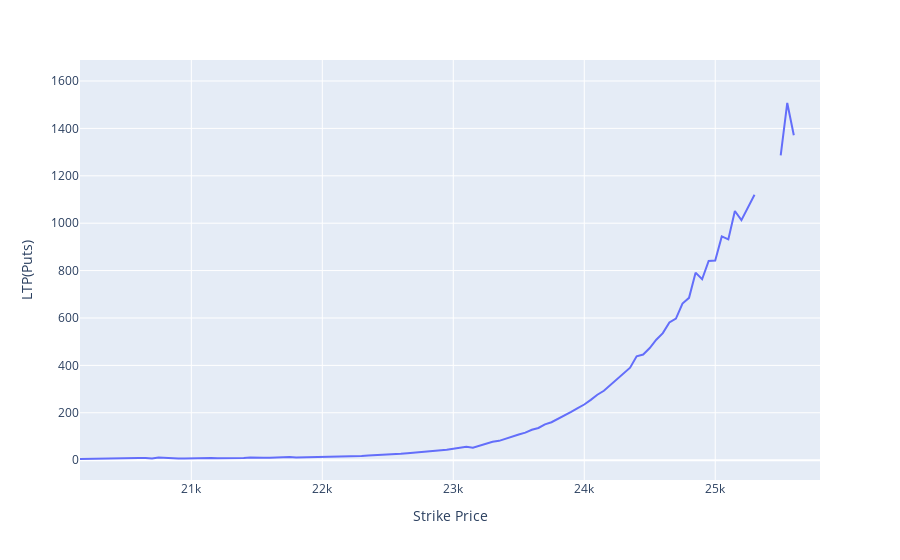

The code cell stored with this chart in its notebook:
### Code cell
fig  = px.line(df2, x = 'Strike Price', y = 'LTP(Puts)')
fig.show()
